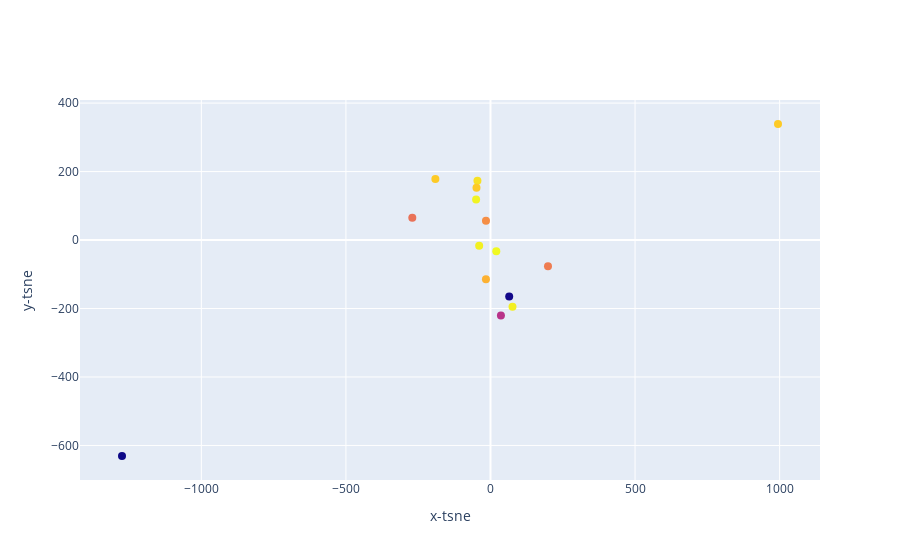

Notebook cell for this chart:
### Code cell
not_top_songs(df_new)

### Figure 1 — Plotly figure (JSON) as saved in the notebook; plotly's stock layout.template omitted (floating-point values rounded to 4 significant figures)
{"data": [{"marker": {"color": [-6.09, -5.843, -7.23, -6.312, -10.07, -8.279, -5.934, -5.892, -5.944, -10.11, -7.365, -7.005, -6.318, -6.593, -6.319], "size": 8}, "mode": "markers", "text": ["Post Malone - rockstar (feat. 21 Savage)", "Post Malone - Better Now", "Juice WRLD - Lucid Dreams", "Ed Sheeran - Perfect", "XXXTENTACION - changes", "Sam Smith - Too Good At Goodbyes", "Ariana Grande - God is a woman", "David Guetta - Flames", "Post Malone - Candy Paint", "Billie Eilish - lovely (with Khalid)", "Ed Sheeran - Perfect Duet (Ed Sheeran & Beyonc?)", "Zac Efron - Rewrite The Stars", "Clean Bandit - I Miss You (feat. Julia Michaels)", "ZAYN - Dusk Till Dawn - Radio Edit", "Dean Lewis - Be Alright"], "type": "scatter", "x": [-45.12, 20.06, 198.9, -48.41, 64.73, 36.09, -39.16, -49.76, 76.13, -1274.0, -270.4, -15.64, -190.6, -15.72, 994.4], "y": [173.0, -32.5, -76.71, 152.9, -164.7, -220.6, -16.64, 118.1, -194.8, -630.8, 65.41, 56.24, 178.6, -114.3, 339.0]}], "layout": {"xaxis": {"title": {"text": "x-tsne"}}, "yaxis": {"title": {"text": "y-tsne"}}}}
